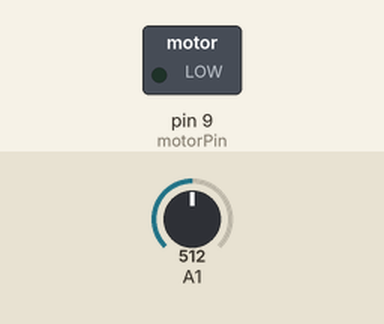
Bench run of a sketch on a simulated Arduino Uno, built with avr-gcc and run on an emulated ATmega328P. Shown: switched loads named in the sketch (green lamp = pin HIGH). The test bench sets the inputs (shaded band); at power-on: A1 = 512. What the sketch prints to the serial monitor is not drawn.

Above: at 0.15 s.
Timing chart, 0 to 1.8 s (numbered marks = the images above):
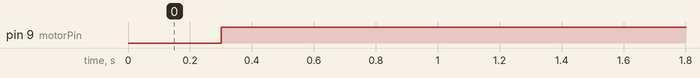

Measured:
- by itself, pin 9 (motorPin): LOW → HIGH at 0.30 s

The sketch:

tempControlFan.ino
```cpp
const int motorPin = 9;

void motorOnOff(int cel);
void setup() {
  // put your setup code here, to run once:
  Serial.begin(9600);
  pinMode(motorPin, OUTPUT);
}

void loop() {
  // put your main code here, to run repeatedly:
  int reading;
  float volts;
  reading =analogRead(A1);
  volts=AnalogToVolts(reading);
  //Serial.println("volts);

  float cel = (volts * 100.0) - 50.0;
  float freedom = freedomUnits(cel);
  Serial.print("Tempurature: ");
  Serial.print(cel);
  Serial.print(" C\n");
  Serial.print("Tempurature: ");
  Serial.print(freedom);
  Serial.print(" F\n");
  delay(300);
  motorOnOff(freedom);
}

float AnalogToVolts(int reading)
{
  float volts;
  volts = reading/1023.0 * 5.0;  //Perform conversion
  return volts; //Return result
}

float freedomUnits(float cel){
  return (cel * (9.0f/5.0f)) + 32.0f;
}

void motorOnOff(int temp){
  if(temp >= 27.0){
    digitalWrite(motorPin, HIGH);
  }
  else{
    digitalWrite(motorPin, LOW);
  }
}
```
